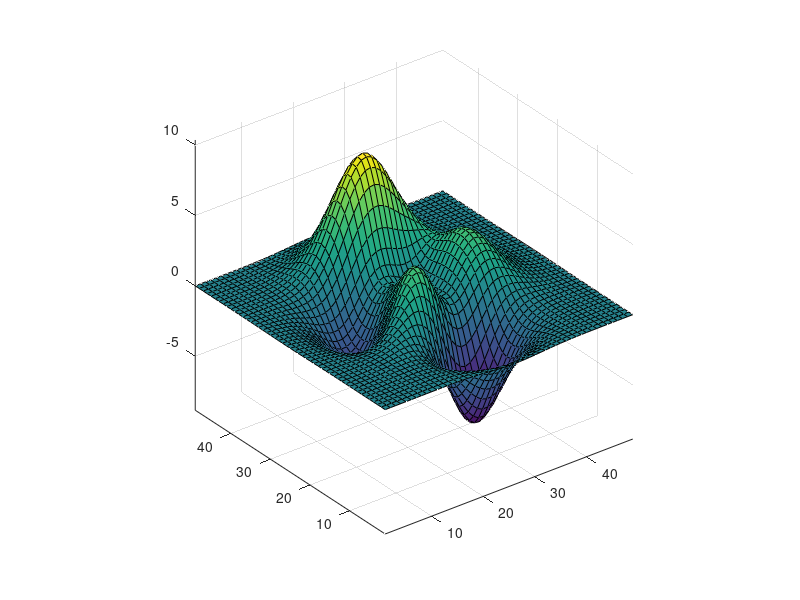

This chart was generated by the following MATLAB code: (Note: this script raises an error after producing the figure.)
%% Move Camera Position and Target
% Move the camera along the _x_-axis and _y_-axis in a series of steps.

surf(peaks)
axis vis3d
t = 0:pi/20:4*pi;
dx = sin(t)./40;
dy = cos(t)./40;
for i = 1:length(t)
    camdolly(dx(i),dy(i),0)
    drawnow 
end

%% 
% Copyright 2012 The MathWorks, Inc.